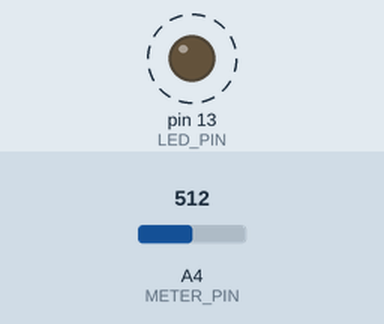
Simulated run of this sketch. Board: Arduino Uno, built with avr-gcc and run on an emulated ATmega328P. Shown: output pins drawn as LEDs (lit = HIGH). Dashed ring = blinking. Inputs (shaded band) come from the test bench; at power-on: A4 (METER_PIN) = 512.

Above: at 1.14 s.
1.3 s: A4 (METER_PIN) set to 306
At 1.67 s:
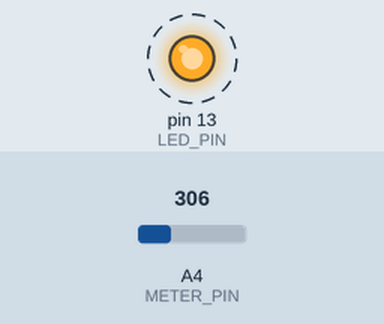
4.3 s: A4 (METER_PIN) set to 122
At 5.1 s:
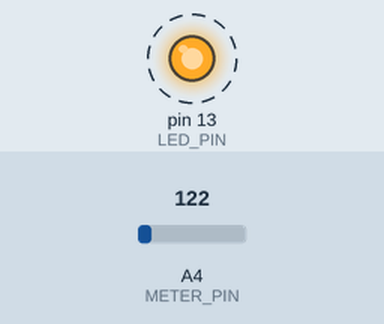
Timing chart, 0 to 13.3 s (numbered marks = the images above; inputs shaded):
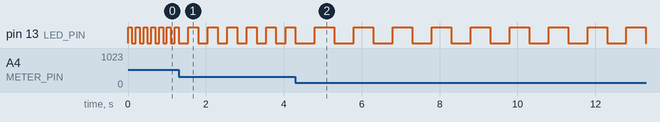

The sketch:

m2s1P.ino
```cpp
#include <Arduino.h>

const byte LED_PIN = 13;
const byte METER_PIN = A4;
volatile bool blinkState = LOW;

void setup() {
  pinMode(LED_PIN, OUTPUT);
  pinMode(METER_PIN, INPUT);
  Serial.begin(9600);
  initializeTimer(2.0); // Initialize the timer with a default frequency of 2 seconds
}

void loop() {
  double potValue = analogRead(METER_PIN); // Read potentiometer value
  double timerFrequency = mapToFrequency(potValue); // Map potentiometer value to frequency
  configureTimer(timerFrequency); // Configure timer with updated frequency
}

void initializeTimer(double defaultFrequency) {
  noInterrupts(); // Disable interrupts

  // Timer1 setup
  TCCR1A = 0; // Reset Timer1 control registers
  TCCR1B = 0;
  TCNT1 = 0; // Reset Timer1 counter

  // Set default compare match value (OCR1A) for default frequency
  unsigned long compareMatchValue = calculateCompareMatchValue(defaultFrequency);
  OCR1A = compareMatchValue;

  // Set Timer1 control register B (prescaler 1024)
  TCCR1B |= (1 << WGM12); // CTC mode
  TCCR1B |= (1 << CS12) | (1 << CS10); // 1024 prescaler

  // Enable Timer1 compare match A interrupt
  TIMSK1 |= (1 << OCIE1A);

  interrupts(); // Enable interrupts
}

double mapToFrequency(double potValue) {
  return map(potValue, 0, 1023, 0.1, 10); // Map potentiometer value to frequency range
}

void configureTimer(double timerFrequency) {
  noInterrupts(); // Disable interrupts

  unsigned long compareMatchValue = calculateCompareMatchValue(timerFrequency); // Calculate OCR1A value
  OCR1A = compareMatchValue; // Set compare match value

  interrupts(); // Enable interrupts
}

unsigned long calculateCompareMatchValue(double timerFrequency) {
  return F_CPU / (2 * 1024 * timerFrequency) - 1; // Calculate OCR1A value based on frequency
}

ISR(TIMER1_COMPA_vect) {
  blinkState = !blinkState; // Toggle blink state
  digitalWrite(LED_PIN, blinkState); // Update LED state
}
```

Measured:
- after the input at 1.3 s, pin 13 (LED_PIN): alternates HIGH for 0.25 s and LOW for 0.25 s, starting after 0.25 s
- after the input at 4.3 s, pin 13 (LED_PIN): alternates HIGH for 0.50 s and LOW for 0.50 s, starting after 0.50 s
- by itself, pin 13 (LED_PIN): alternates HIGH for 0.10 s and LOW for 0.10 s
